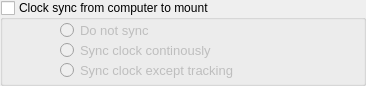
      <widget class="QGroupBox" name="GroupClockSync">
       <property name="geometry">
        <rect>
         <x>420</x>
         <y>145</y>
         <width>366</width>
         <height>86</height>
        </rect>
       </property>
       <property name="title">
        <string>Clock sync from computer to mount</string>
       </property>
       <property name="checkable">
        <bool>true</bool>
       </property>
       <property name="checked">
        <bool>false</bool>
       </property>
       <property name="large" stdset="0">
        <bool>true</bool>
       </property>
       <widget class="QRadioButton" name="syncTimeCont">
        <property name="enabled">
         <bool>true</bool>
        </property>
        <property name="geometry">
         <rect>
          <x>60</x>
          <y>40</y>
          <width>171</width>
          <height>21</height>
         </rect>
        </property>
        <property name="font">
         <font>
          <family>Arial</family>
          <pointsize>10</pointsize>
          <bold>false</bold>
         </font>
        </property>
        <property name="mouseTracking">
         <bool>false</bool>
        </property>
        <property name="toolTip">
         <string>&lt;html&gt;&lt;head/&gt;&lt;body&gt;&lt;p&gt;If checked, MW4 will sync the mount clock to PC clock like 10micron tool does.&lt;/p&gt;&lt;p&gt;Please be aware, that you need a very goog connection to the mount e.g. a wired connection to make the measurements reliable.&lt;/p&gt;&lt;/body&gt;&lt;/html&gt;</string>
        </property>
        <property name="text">
         <string>Sync clock continously</string>
        </property>
        <property name="checked">
         <bool>false</bool>
        </property>
       </widget>
       <widget class="QRadioButton" name="syncTimeNotTrack">
        <property name="enabled">
         <bool>true</bool>
        </property>
        <property name="geometry">
         <rect>
          <x>60</x>
          <y>60</y>
          <width>176</width>
          <height>21</height>
         </rect>
        </property>
        <property name="font">
         <font>
          <family>Arial</family>
          <pointsize>10</pointsize>
          <bold>false</bold>
         </font>
        </property>
        <property name="mouseTracking">
         <bool>false</bool>
        </property>
        <property name="toolTip">
         <string>&lt;html&gt;&lt;head/&gt;&lt;body&gt;&lt;p&gt;If checked, MW4 will sync the clocks only if tracking state is off.&lt;/p&gt;&lt;p&gt;Please be aware, that you need a very goog connection to the mount e.g. a wired connection to make the measurements reliable.&lt;/p&gt;&lt;/body&gt;&lt;/html&gt;</string>
        </property>
        <property name="text">
         <string>Sync clock except tracking</string>
        </property>
        <property name="checked">
         <bool>false</bool>
        </property>
       </widget>
       <widget class="QRadioButton" name="syncTimeNone">
        <property name="enabled">
         <bool>true</bool>
        </property>
        <property name="geometry">
         <rect>
          <x>60</x>
          <y>20</y>
          <width>171</width>
          <height>21</height>
         </rect>
        </property>
        <property name="font">
         <font>
          <family>Arial</family>
          <pointsize>10</pointsize>
          <bold>false</bold>
         </font>
        </property>
        <property name="mouseTracking">
         <bool>false</bool>
        </property>
        <property name="toolTip">
         <string>&lt;html&gt;&lt;head/&gt;&lt;body&gt;&lt;p&gt;If checked, MW4 will sync the mount clock to PC clock like 10micron tool does.&lt;/p&gt;&lt;p&gt;Please be aware, that you need a very goog connection to the mount e.g. a wired connection to make the measurements reliable.&lt;/p&gt;&lt;/body&gt;&lt;/html&gt;</string>
        </property>
        <property name="text">
         <string>Do not sync</string>
        </property>
        <property name="checked">
         <bool>false</bool>
        </property>
       </widget>
      </widget>
